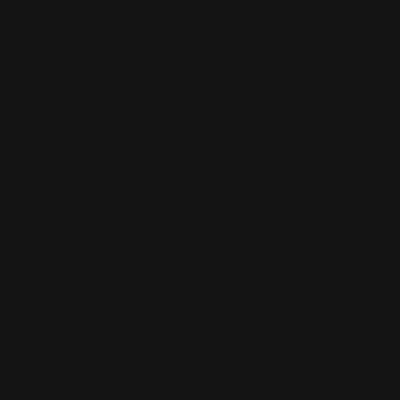
Frame 1 (no input)
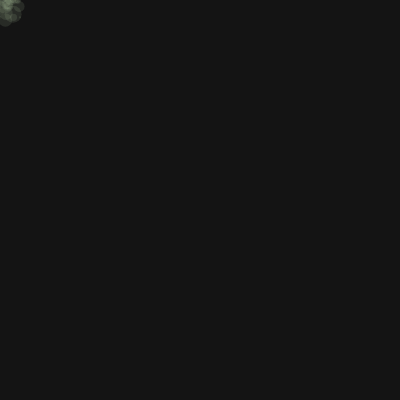
Frame 60 (no input)
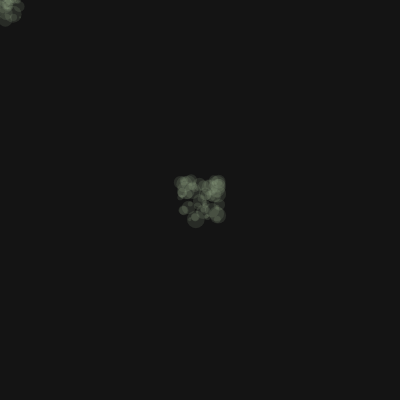
Frame 120 (the mouse pressed at the canvas centre since frame 60)

The p5.js sketch that drew these frames (run headless with seeded random() and noise() and a simulated clock; from frame 60 on, the mouse is pressed at the canvas centre):

// p5.js sketch
// ── sketch.js
function setup() {
  createCanvas(400, 400);
  background(20);
  noStroke();
}

function draw() {
  fill(170, 190, 150, 35);

  circle(
    mouseX + random(-20, 20),
    mouseY + random(-20, 20),
    random(2, 18)
  );
}
function resetCanvas() {
  background(20);
}

// ── style.css
html,
body {
  margin: 0;
  min-height: 100%;
}

body {
  background: #11130f;
  color: #ddd7c5;
  font-family: Georgia, serif;
  text-align: center;
}

header {
  width: 360px;
  margin: 40px auto 24px;
}

h1 {
  margin: 8px 0;
  color: #d6c27a;
  font-size: 32px;
}

.label {
  color: #80916f;
  font-family: monospace;
  font-size: 12px;
  letter-spacing: 3px;
}

.description {
  color: #a7a396;
  font-style: italic;
  line-height: 1.5;
}

canvas {
  border: 1px solid #59634e;
  box-shadow: 0 0 30px rgba(135, 155, 110, 0.18);
}
